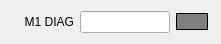
  <widget class="QWidget" name="layoutWidget_5">
   <property name="geometry">
    <rect>
     <x>680</x>
     <y>120</y>
     <width>221</width>
     <height>26</height>
    </rect>
   </property>
   <layout class="QHBoxLayout" name="horizontalLayout_10">
    <item>
     <widget class="QLabel" name="m1diag_label">
      <property name="text">
       <string>M1 DIAG</string>
      </property>
      <property name="alignment">
       <set>Qt::AlignRight|Qt::AlignTrailing|Qt::AlignVCenter</set>
      </property>
     </widget>
    </item>
    <item>
     <widget class="QLineEdit" name="m1diag_readvalue">
      <property name="maximumSize">
       <size>
        <width>90</width>
        <height>16777215</height>
       </size>
      </property>
      <property name="text">
       <string/>
      </property>
     </widget>
    </item>
    <item>
     <widget class="QRadioButton" name="m1diag_indicator">
      <property name="maximumSize">
       <size>
        <width>34</width>
        <height>16777215</height>
       </size>
      </property>
      <property name="styleSheet">
       <string notr="true">QRadioButton::indicator:checked {
    background-color:       red;
    border:                 1px solid white;
}

QRadioButton::indicator:unchecked {
    background-color:       grey;
    border:                 1px solid black;
}
QRadioButton::indicator{

width: 30px;
height: 15px;
}
</string>
      </property>
      <property name="text">
       <string/>
      </property>
      <property name="checked">
       <bool>false</bool>
      </property>
      <property name="autoExclusive">
       <bool>false</bool>
      </property>
     </widget>
    </item>
   </layout>
  </widget>
